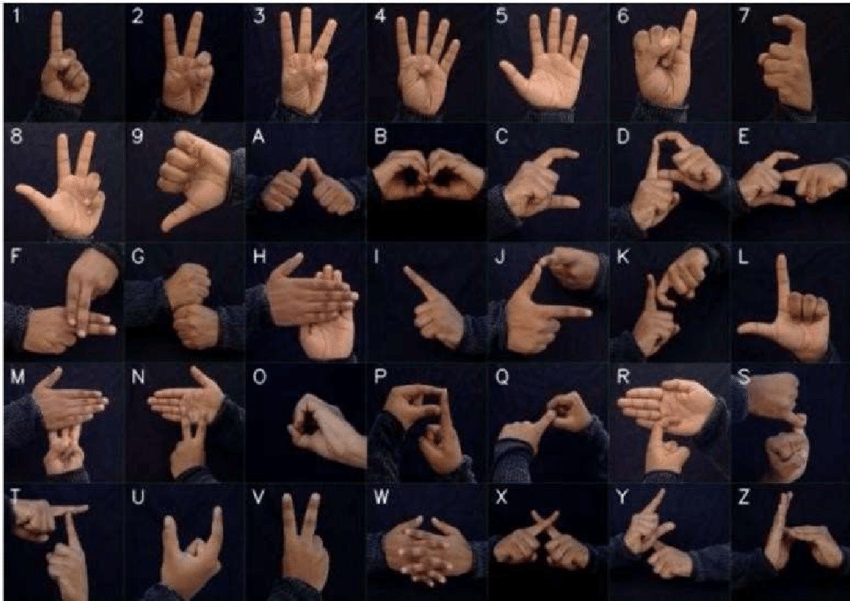
#> input picture signs.png, 850 x 601 px, given in place of the camera
$ python capturingtheimage.py
#> lines starting #> are read from the running program, lines starting #| are printed output that depends on the picture; after the words box and inside, x2 and y2 are one past the last pixel; in counts of white or black regions, pixels touching at a corner belong together
import cv2

# Initialize the camera capture
cap = cv2.VideoCapture(0)  # 0 represents the default camera

# Set the ROI dimensions
roi_x = 100
roi_y = 100
roi_width = 200
roi_height = 200


while True:
    ret, frame = cap.read()  # Read a frame from the camera
#> frame is the input picture: shape (601, 850, 3); mean B, G, R 41.1, 37.9, 48.7
    frame=cv2.flip(frame,1)
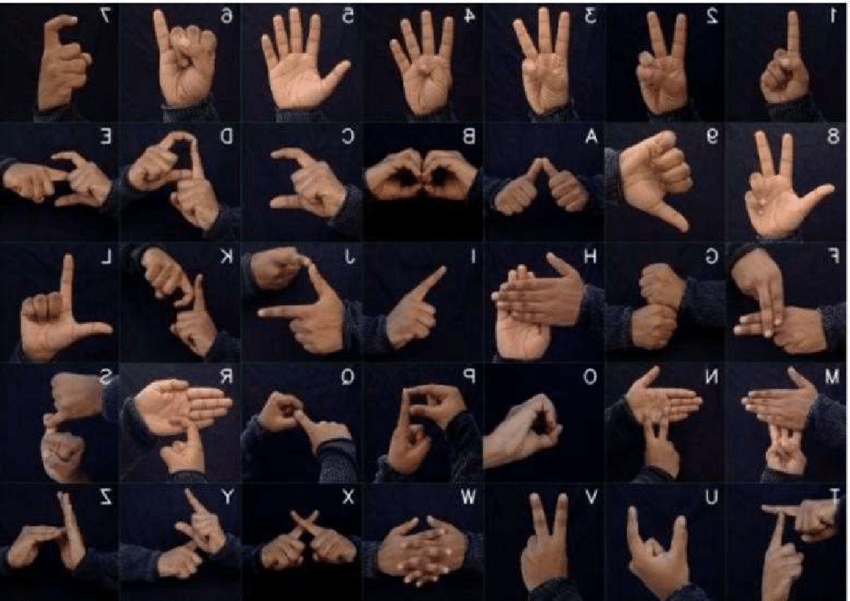
#> frame: shape (601, 850, 3); mean B, G, R 41.1, 37.9, 48.7

    # Draw a rectangle to mark the ROI
    cv2.rectangle(frame, (roi_x, roi_y), (roi_x + roi_width, roi_y + roi_height), (0, 255, 0), 2)
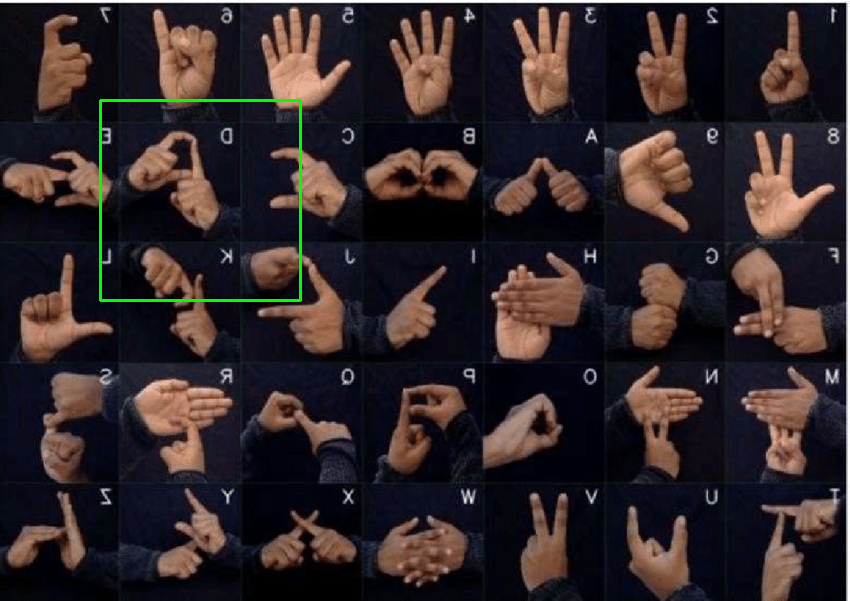
#> frame: shape (601, 850, 3); 0.47% of pixels changed, all inside (x1, y1, x2, y2) = (99, 99, 302, 302)

    cv2.imshow('Camera Feed', frame)  # Display the frame with ROI

    # Capture the ROI
    roi = frame[roi_y:roi_y + roi_height, roi_x:roi_x + roi_width]
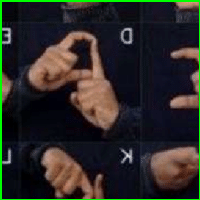
#> roi: shape (200, 200, 3); mean B, G, R 38.3, 42.1, 43.6

    # Convert ROI to grayscale
    gray_roi = cv2.cvtColor(roi, cv2.COLOR_BGR2GRAY)
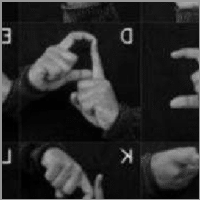
#> gray_roi: shape (200, 200); min 0, max 232, mean 42.1

    # Apply Gaussian blur to the grayscale ROI
    gaussblur = cv2.GaussianBlur(gray_roi, (5, 5), 2)
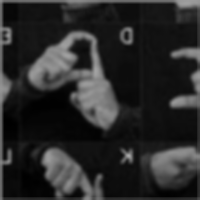
#> gaussblur: shape (200, 200); min 0, max 170, mean 41.6

    # Apply adaptive thresholding to create a binary image
    final_image = cv2.adaptiveThreshold(gaussblur, 255, cv2.ADAPTIVE_THRESH_GAUSSIAN_C, cv2.THRESH_BINARY, 9, 2.8)
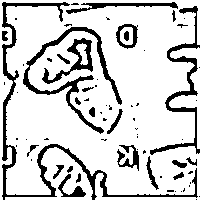
#> final_image: shape (200, 200); 81.8% white; 69 black regions (45 under 20 px), largest, box (x1, y1, x2, y2) and area: (2, 2, 198, 200) 2186, (23, 27, 122, 134) 1323, (150, 6, 200, 155) 1092

    # Resize the cbinary ROI to 128x128
    resized_binary_roi = cv2.resize(final_image, (200, 200))

    # Display the resized binary ROI
    cv2.imshow('Resized Binary ROI', resized_binary_roi)
    if(cv2.waitKey(1) & 0XFF == ord('c')):

    # Save the resized binary ROI to a file
#> (key q is pressed here)
      cv2.imwrite('newImage3.png', resized_binary_roi)
      break

    # Break the loop when 'q' key is pressed
    if cv2.waitKey(1) & 0xFF == ord('q'):
#> (key q is pressed here)
        break

# Release the camera and close windows
cap.release()
cv2.destroyAllWindows()
